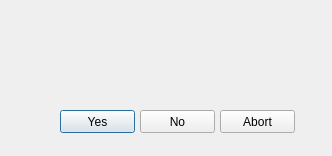
<?xml version="1.0" encoding="UTF-8"?>
<ui version="4.0">
 <class>UseTheNetDialogClass</class>
 <widget class="QDialog" name="UseTheNetDialogClass">
  <property name="geometry">
   <rect>
    <x>0</x>
    <y>0</y>
    <width>332</width>
    <height>156</height>
   </rect>
  </property>
  <property name="mouseTracking">
   <bool>false</bool>
  </property>
  <property name="windowTitle">
   <string>Vuoi usare la rete?</string>
  </property>
  <widget class="QLabel" name="UseTheNetDialogLabel">
   <property name="geometry">
    <rect>
     <x>20</x>
     <y>20</y>
     <width>261</width>
     <height>51</height>
    </rect>
   </property>
   <property name="text">
    <string>&lt;!DOCTYPE HTML PUBLIC &quot;-//W3C//DTD HTML 4.0//EN&quot; &quot;http://www.w3.org/TR/REC-html40/strict.dtd&quot;&gt;
&lt;html&gt;&lt;head&gt;&lt;meta name=&quot;qrichtext&quot; content=&quot;1&quot; /&gt;&lt;style type=&quot;text/css&quot;&gt;
p, li { white-space: pre-wrap; }
&lt;/style&gt;&lt;/head&gt;&lt;body style=&quot; font-family:'MS Shell Dlg 2'; font-size:8.25pt; font-weight:400; font-style:normal;&quot;&gt;
&lt;p align=&quot;center&quot; style=&quot; margin-top:0px; margin-bottom:0px; margin-left:0px; margin-right:0px; -qt-block-indent:0; text-indent:0px;&quot;&gt;&lt;span style=&quot; font-size:8pt; color:#000000;&quot;&gt;&amp;nbsp;&lt;/span&gt;&lt;/p&gt;&lt;/body&gt;&lt;/html&gt;</string>
   </property>
  </widget>
  <widget class="QPushButton" name="yesButton">
   <property name="geometry">
    <rect>
     <x>60</x>
     <y>110</y>
     <width>75</width>
     <height>23</height>
    </rect>
   </property>
   <property name="text">
    <string>Yes</string>
   </property>
  </widget>
  <widget class="QPushButton" name="noButton">
   <property name="geometry">
    <rect>
     <x>140</x>
     <y>110</y>
     <width>75</width>
     <height>23</height>
    </rect>
   </property>
   <property name="text">
    <string>No</string>
   </property>
  </widget>
  <widget class="QPushButton" name="abortButton">
   <property name="geometry">
    <rect>
     <x>220</x>
     <y>110</y>
     <width>75</width>
     <height>23</height>
    </rect>
   </property>
   <property name="text">
    <string>Abort</string>
   </property>
  </widget>
 </widget>
 <layoutdefault spacing="6" margin="11"/>
 <resources/>
 <connections>
  <connection>
   <sender>yesButton</sender>
   <signal>clicked()</signal>
   <receiver>UseTheNetDialogClass</receiver>
   <slot>yesClicked()</slot>
   <hints>
    <hint type="sourcelabel">
     <x>96</x>
     <y>123</y>
    </hint>
    <hint type="destinationlabel">
     <x>32</x>
     <y>119</y>
    </hint>
   </hints>
  </connection>
  <connection>
   <sender>noButton</sender>
   <signal>clicked()</signal>
   <receiver>UseTheNetDialogClass</receiver>
   <slot>noClicked()</slot>
   <hints>
    <hint type="sourcelabel">
     <x>199</x>
     <y>116</y>
    </hint>
    <hint type="destinationlabel">
     <x>196</x>
     <y>78</y>
    </hint>
   </hints>
  </connection>
  <connection>
   <sender>abortButton</sender>
   <signal>clicked(bool)</signal>
   <receiver>UseTheNetDialogClass</receiver>
   <slot>abortClicked()</slot>
   <hints>
    <hint type="sourcelabel">
     <x>277</x>
     <y>117</y>
    </hint>
    <hint type="destinationlabel">
     <x>307</x>
     <y>71</y>
    </hint>
   </hints>
  </connection>
 </connections>
 <slots>
  <slot>yesClicked()</slot>
  <slot>noClicked()</slot>
  <slot>abortClicked()</slot>
 </slots>
</ui>
